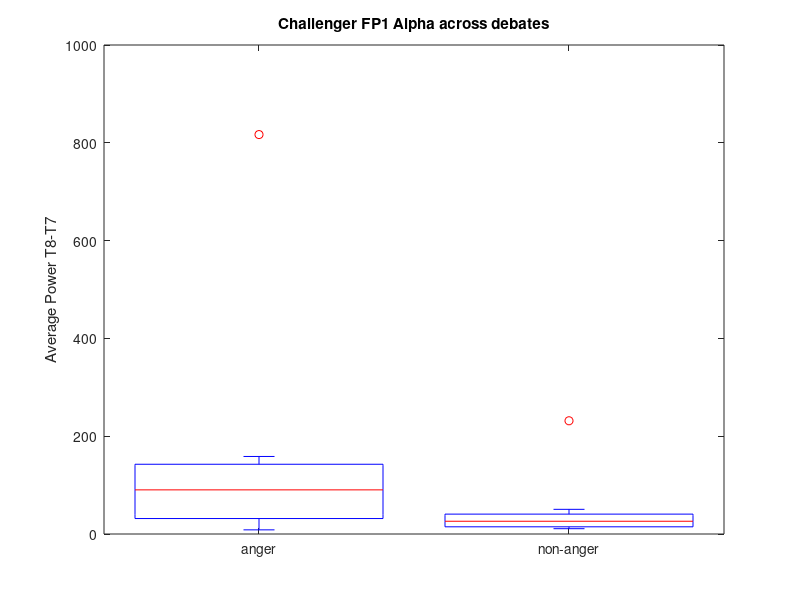

Here is the MATLAB script that generated this plot:

avg_anger = [58.7113 152.0794 103.1098 8.4868 139.4885 816.8377 137.8254 24.7570 33.9020 158.5626 77.4063 13.8801]';
avg_non_anger = [50.4586 15.1393 30.8146 10.8477 231.5598 36.7476 46.7196 38.6475 12.0438 21.3455 13.8915 14.9907]';

group = [ones(size(avg_anger)); 2 * ones(size(avg_non_anger))];

figure
boxplot([avg_anger; avg_non_anger],group);
title('Challenger FP1 Alpha across debates');
ylabel('Average Power T8-T7');
set(gca,'XTickLabel',{'anger','non-anger'});

[h,p] = ttest2(avg_anger, avg_non_anger);
sprintf("h = %d", h)
if p <= 0.05
    sprintf("p = %.3f * ", p)
else
    sprintf("p = %.3f", p)
end

% Which should be higher? F3 or F4?